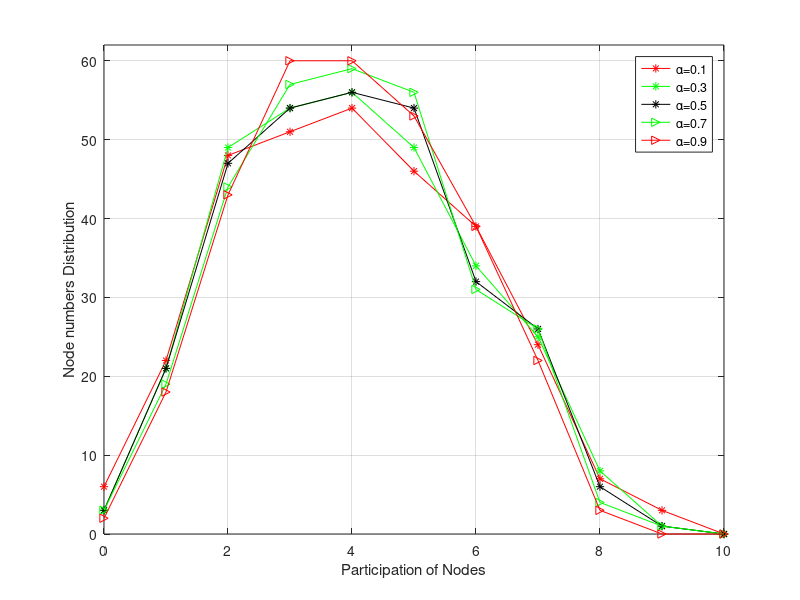

The MATLAB source for this figure:
clc;
clear;

x = [0,1,2,3,4,5,6,7,8,9,10];
alpha1 = [6 22 48 51 54 46 39 24 7 3 0];
alpha3 = [3 21 49 54 56 49 34 25 8 1 0]; 
alpha5 = [3	21 47 54 56 54 32 26 6 1 0];
alpha7 = [3 19 44 57 59 56 31 26 4 1 0];
alpha9 = [2 18 43 60 60 53 39 22 3 0 0];

figure
h1 = plot(x,alpha1,'-*red');  hold on;
     plot(x,alpha3,'-*green');hold on;
     plot(x,alpha5,'-*black');hold on;
     plot(x,alpha7,'->green');hold on;
     plot(x,alpha9,'->red');
     
axis([0,10,0,62]);
xlabel('Participation of Nodes');
ylabel('Node numbers Distribution');
legend('\alpha=0.1','\alpha=0.3','\alpha=0.5','\alpha=0.7','\alpha=0.9');
grid on;
